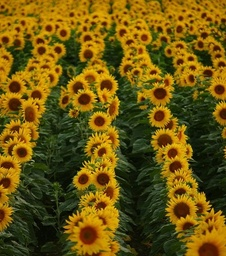
#> input picture resources/sunflower.jpg, 226 x 256 px, shrunk from 497 x 564 before the run, found by its file name
$ jupyter execute CHW2.ipynb   (shell and % lines are left out)
#> lines starting #> are read from the running program, lines starting #| are printed output that depends on the picture
<a href="https://colab.research.google.com/github/ghanbarzadeh/Course_MachineVision_2021/blob/master/CHW2.ipynb" target="_parent"></a>

Blob detection

[cell 1]
import cv2
import numpy as np
import matplotlib.pyplot as plt
from scipy import spatial

[cell 2]
img = cv2.imread("/content/sunflower.jpg",0) #gray scale conversion
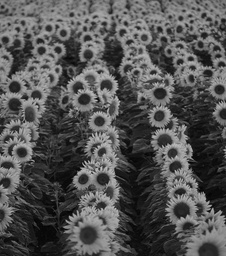
#> img: shape (256, 226); min 0, max 195, mean 83.5
img = img/255.0  #image normalization

[cell 3]
# We will always use a filter size of 101*101 since computation is cheap!!
def LoG(sigma):
    d = 101
    filter = np.zeros((d, d))
    for i in range(d):
        for j in range(d):
            x = i-(d-1)/2
            y = j-(d-1)/2
            filter[i, j] = -1/np.pi/sigma**2*(1-(x**2+y**2)/2/sigma**2)*np.exp(-(x**2+y**2)/2/sigma**2)
    return filter

[cell 4]
fig, ax = plt.subplots(3, 3, figsize=(8, 6))
for i in range(9):
    ax[np.unravel_index(i, (3, 3))].imshow(LoG(np.power(1.414,i)), cmap='gray')
    ax[np.unravel_index(i, (3, 3))].set_title(f'σ = {np.power(1.414,i):.2f}')
fig.tight_layout()

[cell 5]
# 1D filter
def LoG_1D(x, sigma):
    filter = np.zeros(x.shape)
    filter = -1/np.pi/sigma**4*(1-(x**2)/2/sigma**2)*np.exp(-(x**2)/2/sigma**2)
    return filter

[cell 6]
fig, ax = plt.subplots(3, 3, figsize=(8, 6))
x = np.arange(-70, 70, 0.1)
for i in range(9):
    ax[np.unravel_index(i, (3, 3))].plot(x, LoG_1D(x, np.power(1.414,i)))
    ax[np.unravel_index(i, (3, 3))].set_title(f'σ = {np.power(1.414,i):.2f}')
    ax[np.unravel_index(i, (3, 3))].grid()
fig.tight_layout()
#> figure, not shown here; panel 1: curve peaks at x = -2, y = 0.0431; panel 2: curve peaks at x = -2.8, y = 0.0108; panel 3: curve peaks at x = 4, y = 0.0027; panel 4: curve peaks at x = 5.7, y = 0.000674

[cell 7]
# %%time
k = 1.414
sigma_start = 1.0
def LoG_convolve(img):
    log_images = [] #to store responses
    for i in range(0,9):
        sigma =  sigma_start * np.power(k,i) #sigma
        filter = LoG(sigma) #filter generation
        image = cv2.filter2D(img,-1,filter) # convolving image
        image = np.pad(image,((1,1),(1,1)),'constant') #padding
        image = np.square(image)
        log_images.append(image)
    return np.array(log_images)
log_image = LoG_convolve(img)
#> the loop in LoG_convolve, `for i in range(0,9):` made 9 passes
#> pass 1, in LoG_convolve, `image = np.square(image)`:
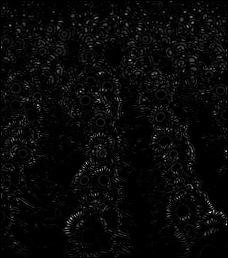
#> image: shape (258, 228) float64; min 0, max 0.0751, mean 0.00261; drawn with min black and max white
#> pass 2, in LoG_convolve, `image = cv2.filter2D(img,-1,filter)`:
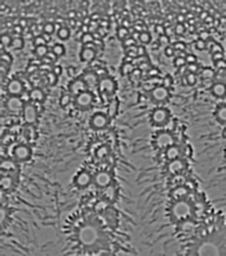
#> image: shape (256, 226) float64; min -0.236, max 0.251, mean 2.42e-05; drawn with min black and max white
#> after the loop in LoG_convolve, `for i in range(0,9):`: log_images = 9 items

[cell 8]
# %%time
def detect_blob(log_image, threshold=0.03):
    coordinates = [] #to store coordinates
    (h,w) = img.shape
    for i in range(1,h):
        for j in range(1,w):
            slice_img = log_image[:, i-1:i+2, j-1:j+2] #9*3*3 slice
            result = np.max(slice_img) #finding maximum
            if result >= threshold: #threshold
                z, x, y = np.unravel_index(slice_img.argmax(),slice_img.shape)
                coordinates.append((i+x-1, j+y-1, sigma_start * np.power(k, z)))
    return coordinates
coordinates = list(set(detect_blob(log_image)))
#> after the loop in detect_blob, `for i in range(1,h):`: coordinates = 5747 items, first 6: (7, 128, 2), (7, 129, 2), (7, 129, 2), (7, 129, 2), (7, 128, 2), (7, 129, 2)
#> coordinates = 2033 items, first 6: (20, 181, 2), (239, 91, 5.65), (83, 105, 2.83), (38, 90, 2), (91, 220, 2.83), (149, 184, 7.99)

[cell 9]
fig, ax = plt.subplots()
nh,nw = img.shape
#> nh = 256; nw = 226
ax.imshow(img, cmap="gray")
for blob in coordinates:
    y,x,s = blob
    c = plt.Circle((x, y), s*1.414, color='red', linewidth=1.5, fill=False)
    ax.add_patch(c)
#> this loop made 2033 passes
ax.plot()
plt.show()
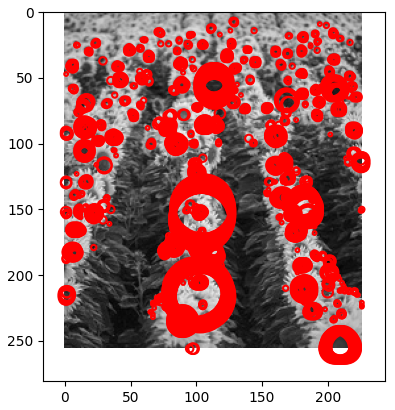
#> figure drawn by matplotlib, 1 panel

[cell 10]
def blob_overlap(blob1, blob2):
    n_dim = len(blob1) - 1
    root_ndim = np.sqrt(n_dim)

    # radius of two blobs
    r1 = blob1[-1] * root_ndim
    r2 = blob2[-1] * root_ndim

    d = np.sqrt(np.sum((blob1[:-1] - blob2[:-1])**2))

    #no overlap between two blobs
    if d > r1 + r2:
        return 0
    # one blob is inside the other, the smaller blob must die
    elif d <= abs(r1 - r2):
        return 1
    else:
        #computing the area of overlap between blobs
        ratio1 = (d ** 2 + r1 ** 2 - r2 ** 2) / (2 * d * r1)
        ratio1 = np.clip(ratio1, -1, 1)
        acos1 = np.arccos(ratio1)
        ratio2 = (d ** 2 + r2 ** 2 - r1 ** 2) / (2 * d * r2)
        ratio2 = np.clip(ratio2, -1, 1)
        acos2 = np.arccos(ratio2)
        a = -d + r2 + r1
        b = d - r2 + r1
        c = d + r2 - r1
        d = d + r2 + r1
        area = (r1 ** 2 * acos1 + r2 ** 2 * acos2 -0.5 * np.sqrt(abs(a * b * c * d)))
        return area/(np.pi * (min(r1, r2) ** 2))

[cell 11]
def redundancy(blobs_array, overlap):
    sigma = blobs_array[:, -1].max()
    distance = 2 * sigma * np.sqrt(blobs_array.shape[1] - 1)
    tree = spatial.cKDTree(blobs_array[:, :-1])
    pairs = np.array(list(tree.query_pairs(distance)))
    if len(pairs) == 0:
        return blobs_array
    else:
        for (i, j) in pairs:
            blob1, blob2 = blobs_array[i], blobs_array[j]
            if blob_overlap(blob1, blob2) > overlap:
                if blob1[-1] > blob2[-1]:
                    blob2[-1] = 0
                else:
                    blob1[-1] = 0
    return np.array([b for b in blobs_array if b[-1] > 0])

[cell 12]
coordinates = np.array(coordinates)
#> coordinates = 2033 rows, first 8: [20, 181, 2], [239, 91, 5.65], [83, 105, 2.83], [38, 90, 2], [91, 220, 2.83], [149, 184, 7.99], [167, 8, 2.83], [203, 209, 1]
coordinates = redundancy(coordinates,0.5)
#> in redundancy, `sigma = blobs_array[:, -1].max()`: sigma = 15.98
#> in redundancy, `distance = 2 * sigma * np.sqrt(blobs_array.shape[1] - 1)`: distance = 45.2
#> in redundancy, `pairs = np.array(list(tree.query_pairs(distance)))`: pairs = 243696 pairs, first value 0 to 2029, second value 9 to 2032
#> the loop in redundancy, `for (i, j) in pairs:` made 243696 passes
#> (i, j, r1 in blob_overlap, r2 in blob_overlap, d in blob_overlap) on passes 1 to 3: (66, 1900, 22.6, 4, 10), (837, 1023, 2.83, 4, 31.62), (1277, 1295, 2.83, 1.41, 27.66)
#> coordinates = 247 rows, first 8: [203, 209, 1], [67, 60, 1.41], [57, 195, 1.41], [150, 226, 1.41], [10, 199, 1.41], [70, 183, 1.41], [55, 131, 1], [21, 59, 1]

[cell 13]
fig, ax = plt.subplots()
nh,nw = img.shape
ax.imshow(img, cmap="gray")
for blob in coordinates:
    y,x,s = blob
    c = plt.Circle((x, y), s*1.414, color='red', linewidth=1.5, fill=False)
    ax.add_patch(c)
#> this loop made 247 passes
ax.plot()
plt.show()
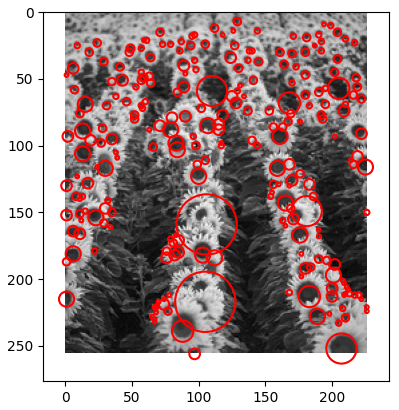
#> figure drawn by matplotlib, 1 panel

# Think Like experts!

[cell 14]
img = cv2.imread("/content/Widget.png",0) #gray scale conversion
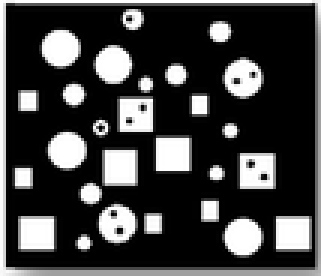
#> input picture resources/Widget.png, 107 x 92 px, shrunk from 235 x 203 before the run, found by its file name (shown 3 times larger)
#> img is the input picture: shape (92, 107); min 0, max 255, mean 66
img = img/255.0  #image normalization

[cell 15]
k = 1.414
sigma_start = 1.0

[cell 16]
log_image = LoG_convolve(img)
#> the loop in LoG_convolve (call 2), `for i in range(0,9):` made 9 passes
#> pass 1, in LoG_convolve (call 2), `image = cv2.filter2D(img,-1,filter)`:
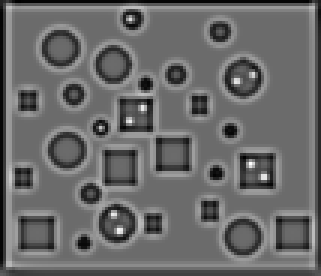
#> image: shape (92, 107) float64 (shown 3 times larger); min -0.416, max 0.574, mean -0.00584; drawn with min black and max white
#> pass 1, in LoG_convolve (call 2), `image = np.pad(image,((1,1),(1,1)),'constant')`:
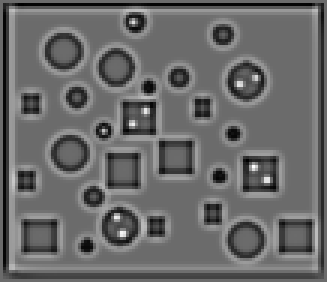
#> image: shape (94, 109) float64 (shown 3 times larger); min -0.416, max 0.574, mean -0.00561; drawn with min black and max white

[cell 17]
coordinates = list(set(detect_blob(log_image, threshold=0.25)))

[cell 18]
fig, ax = plt.subplots()
nh,nw = img.shape
ax.imshow(img, cmap="gray")
for blob in coordinates:
    y,x,s = blob
    c = plt.Circle((x, y), s*1.414, color='red', linewidth=1.5, fill=False)
    ax.add_patch(c)
#> this loop made 400 passes
#> blob on passes 1 to 3: (45, 78, 2), (78, 81, 4), (79, 100, 4)
ax.plot()
plt.show()
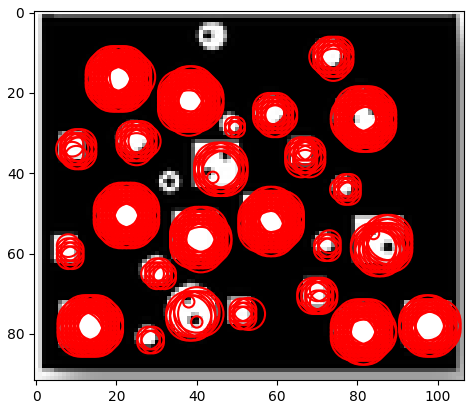
#> figure drawn by matplotlib, 1 panel

[cell 19]
def remove_redundant(coordinates):
    unique_blobs = []
    for i in range(len(coordinates)):
        same = False
        y,x,s = coordinates[i]
        for j in range(len(unique_blobs)):
            y_, x_, s_ = unique_blobs[j]
            if abs(x-x_)<1.1*min(s*1.414, s_*1.414) and \
            abs(y-y_)<1.1*min(s*1.414, s_*1.414) and abs(s-s_)<10:
                same = True
        if not same:
            unique_blobs.append(coordinates[i])
    return unique_blobs

[cell 20]
coordinates_ = np.array(coordinates)
coordinates_ = remove_redundant(coordinates_)

[cell 21]
fig, ax = plt.subplots()
nh,nw = img.shape
ax.imshow(img, cmap="gray")
for blob in coordinates_:
    y,x,s = blob
    c = plt.Circle((x, y), s*1.414, color='red', linewidth=1.5, fill=False)
    ax.add_patch(c)
#> this loop made 28 passes
#> blob on passes 1 to 12: [45, 78, 2], [78, 81, 4], [79, 100, 4], [23, 36, 4], [27, 81, 4], [52, 57, 4], [49, 22, 4], [33, 25, 2.83], [26, 58, 2.83], [16, 21, 4], [65, 29, 2], [58, 41, 4]
ax.plot()
plt.show()
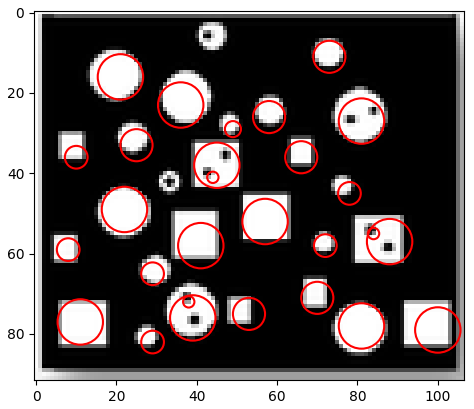
#> figure drawn by matplotlib, 1 panel

[cell 22]
def count_widgets(coordinates):
    holes = []
    widgets = []
    non_holed_widgets = []
    holed_widgets = []
    for i in range(len(coordinates)):
        y,x,s = coordinates[i]
        if s < 2:
            holes.append(coordinates[i])
        else:
            widgets.append(coordinates[i])
    for i in range(len(widgets)):
        hole = False
        y,x,s = widgets[i]
        for j in range(len(holes)):
            y_,x_,s_ = holes[j]
            d = np.sqrt((x-x_)**2 + (y-y_)**2)
            if d < s*1.414:
                hole = True
        if hole:
            holed_widgets.append(widgets[i])
        else:
            non_holed_widgets.append(widgets[i])
    print(f'Total number of widgets: {len(widgets)} ',
           f'\nwidgets with holes: {len(holed_widgets)} ',
           f'\nwidgets without holes: {len(non_holed_widgets)}')

[cell 23]
count_widgets(coordinates_)
#> the loop in count_widgets, `for i in range(len(coordinates)):` made 28 passes
#> the loop in count_widgets, `for i in range(len(widgets)):` made 18 passes
#| Total number of widgets: 18
#| widgets with holes: 3
#| widgets without holes: 15
